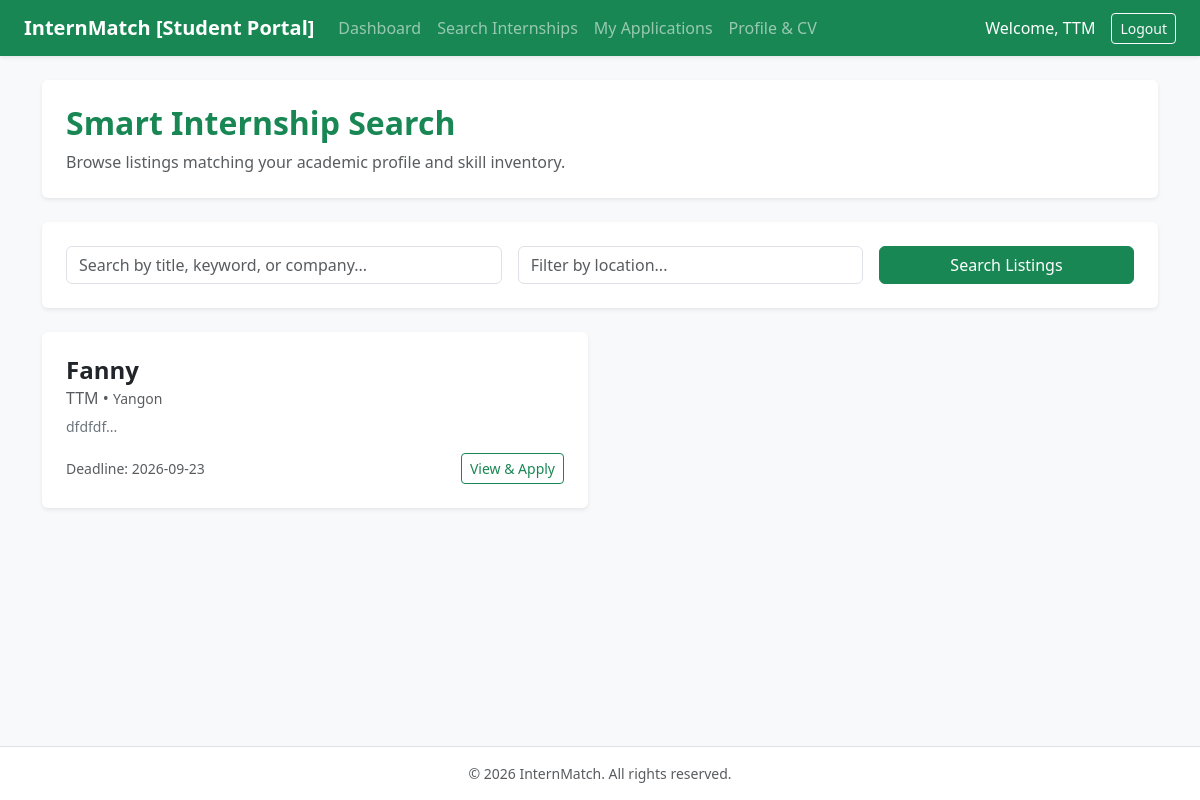
The app's page /views/student/search.php (signed in) with its own data.
### tables this page shows
CREATE TABLE `internships` (
  `internship_id` int(11) NOT NULL,
  `company_id` int(11) NOT NULL,
  `title` varchar(150) NOT NULL,
  `description` text NOT NULL,
  `field_id` int(11) DEFAULT NULL,
  `location` varchar(100) DEFAULT NULL,
  `duration` varchar(50) DEFAULT NULL,
  `start_date` date DEFAULT NULL,
  `end_date` date DEFAULT NULL,
  `deadline` date DEFAULT NULL,
  `slots_available` int(11) DEFAULT 1
);

CREATE TABLE `companies` (
  `company_id` int(11) NOT NULL,
  `user_id` int(11) NOT NULL,
  `company_name` varchar(150) NOT NULL,
  `description` text DEFAULT NULL,
  `industry` varchar(100) DEFAULT NULL,
  `location` varchar(100) DEFAULT NULL,
  `website` varchar(255) DEFAULT NULL,
  `verification_status` enum('pending','verified','rejected') DEFAULT 'pending'
);

### views/student/search.php (the view, shortened to what this page needs)
<?php
$database = new Database();
$db = $database->getConnection();
$keyword = $_GET['keyword'] ?? '';
$location = $_GET['location'] ?? '';
$query = "
    SELECT i.*, c.company_name, c.industry, af.field_name
    FROM internships i
    JOIN companies c ON i.company_id = c.company_id
    LEFT JOIN academic_fields af ON i.field_id = af.field_id
    WHERE 1=1
";
$params = [];
$query .= " ORDER BY i.internship_id DESC";
$stmt = $db->prepare($query);
$stmt->execute($params);
$internships = $stmt->fetchAll();
include '../../includes/header.php';
?>
<div class="row mb-4">
    <div class="col-md-12">
        <div class="p-4 bg-white rounded shadow-sm border-0">
            <h2 class="fw-bold text-success">Smart Internship Search</h2>
            <p class="text-muted mb-0">Browse listings matching your academic profile and skill inventory.</p>
        </div>
    </div>
</div>
<div class="card border-0 shadow-sm p-4 bg-white mb-4">
    <form method="GET" action="" class="row g-3">
        <div class="col-md-5">
            <input type="text" name="keyword" class="form-control" placeholder="Search by title, keyword, or company..." value="<?php echo htmlspecialchars($keyword); ?>">
        </div>
        <div class="col-md-4">
            <input type="text" name="location" class="form-control" placeholder="Filter by location..." value="<?php echo htmlspecialchars($location); ?>">
        </div>
        <div class="col-md-3">
            <button type="submit" class="btn btn-success w-100">Search Listings</button>
        </div>
    </form>
</div>
<div class="row">
    <?php if(empty($internships)): ?>
        <div class="col-md-12">
            <div class="card border-0 shadow-sm p-4 bg-white text-center text-muted">No listings found.</div>
        </div>
    <?php else: ?>
        <?php foreach($internships as $post): ?>
            <div class="col-md-6 mb-4">
                <div class="card border-0 shadow-sm h-100 bg-white p-4">
                    <h4 class="fw-bold text-dark mb-1"><?php echo htmlspecialchars($post['title']); ?></h4>
                    <h6 class="text-muted mb-2"><?php echo htmlspecialchars($post['company_name']); ?> • <span class="small"><?php echo htmlspecialchars($post['location'] ?? 'Remote'); ?></span></h6>
                    <p class="text-secondary small mb-3"><?php echo substr(htmlspecialchars($post['description']), 0, 120); ?>...</p>
                    <div class="mt-auto d-flex justify-content-between align-items-center">
                        <span class="text-muted small">Deadline: <?php echo htmlspecialchars($post['deadline'] ?? 'Open'); ?></span>
                        <a href="apply.php?id=<?php echo $post['internship_id']; ?>" class="btn btn-sm btn-outline-success">View & Apply</a>
                    </div>
                </div>
            </div>
        <?php endforeach; ?>
    <?php endif; ?>
</div>
<?php include '../../includes/footer.php'; ?>

### records on screen
internships: title "Fanny", company.company_name "TTM", location "Yangon", description "dfdfdf", deadline "2026-09-23"

### other values on screen
$_SESSION['name'] "TTM"
